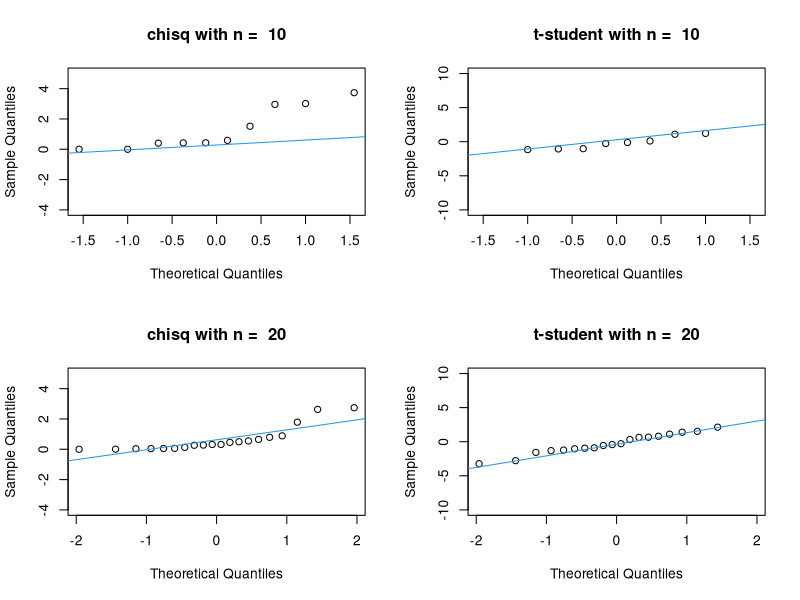
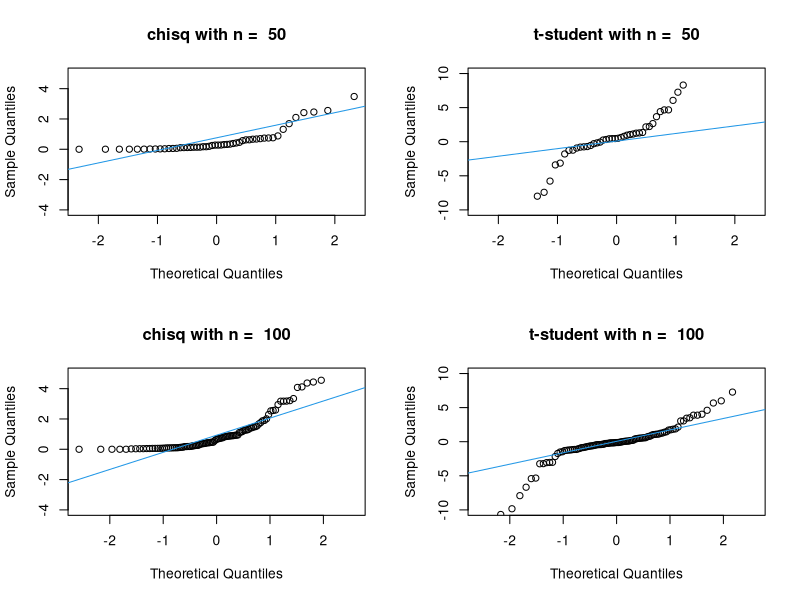
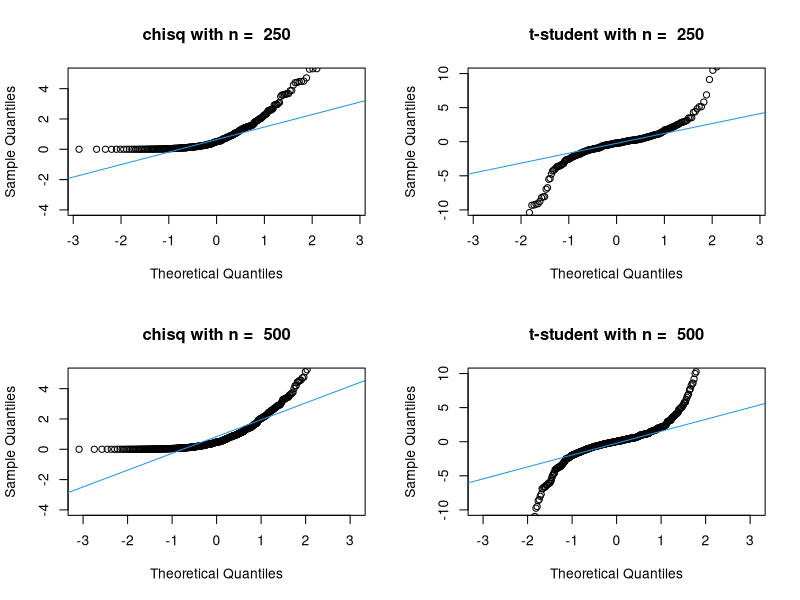
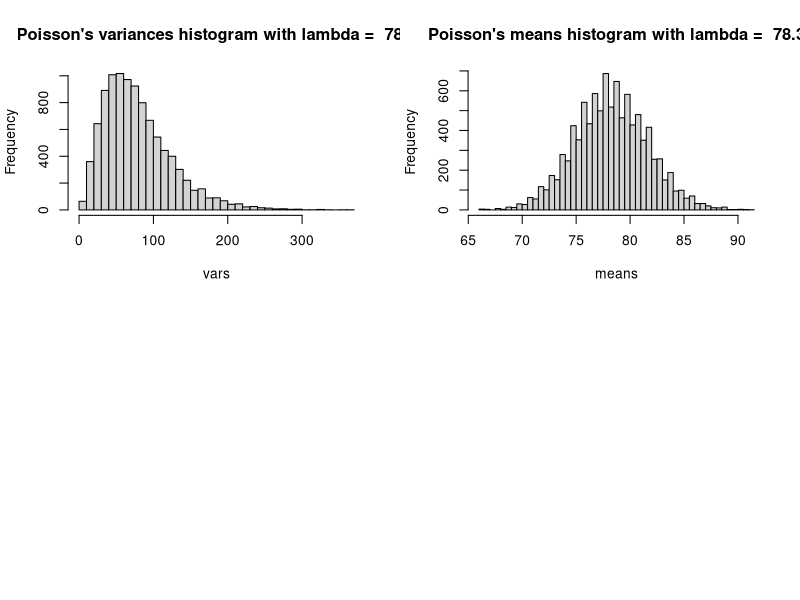
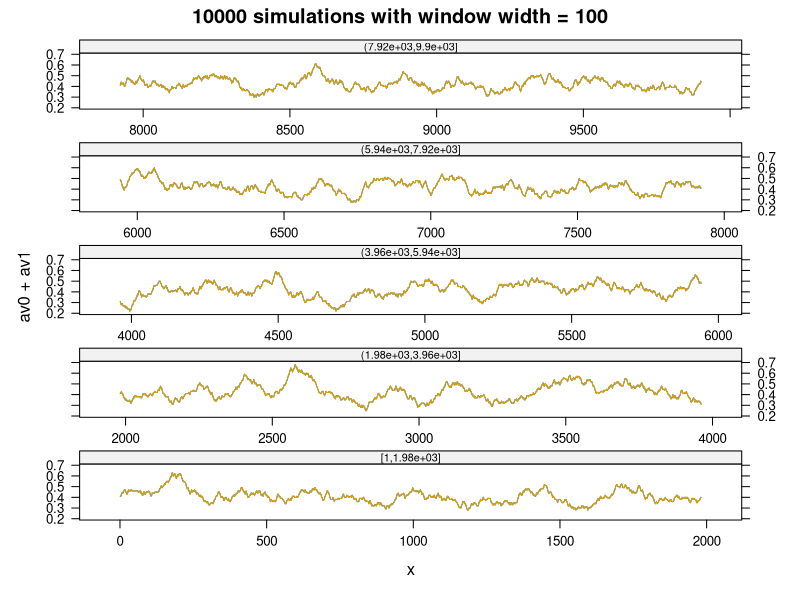
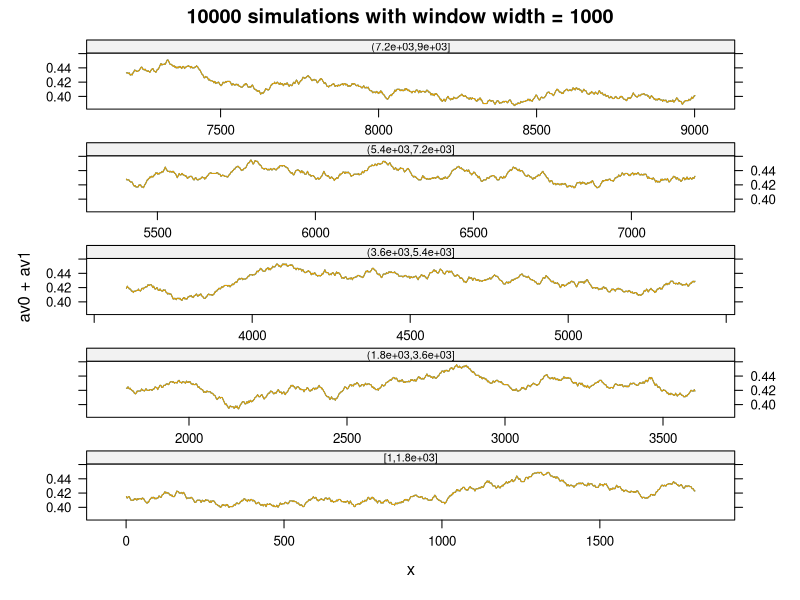
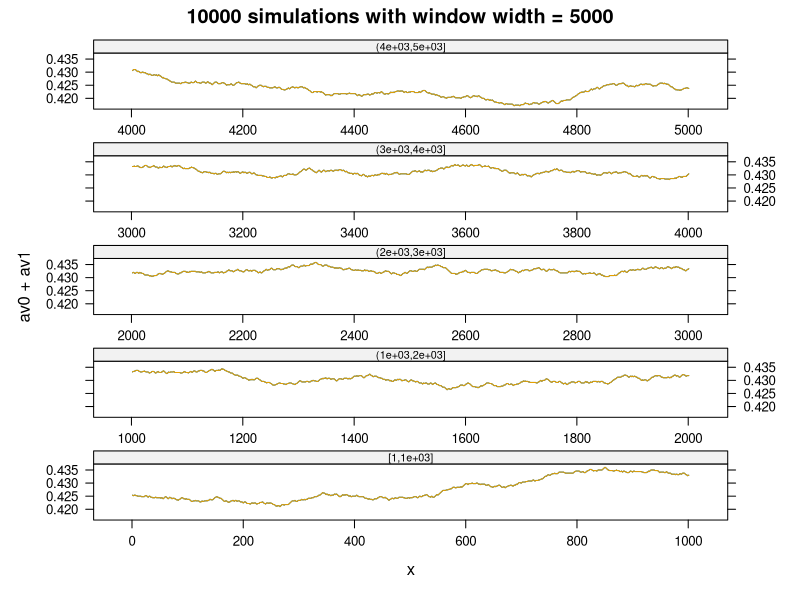
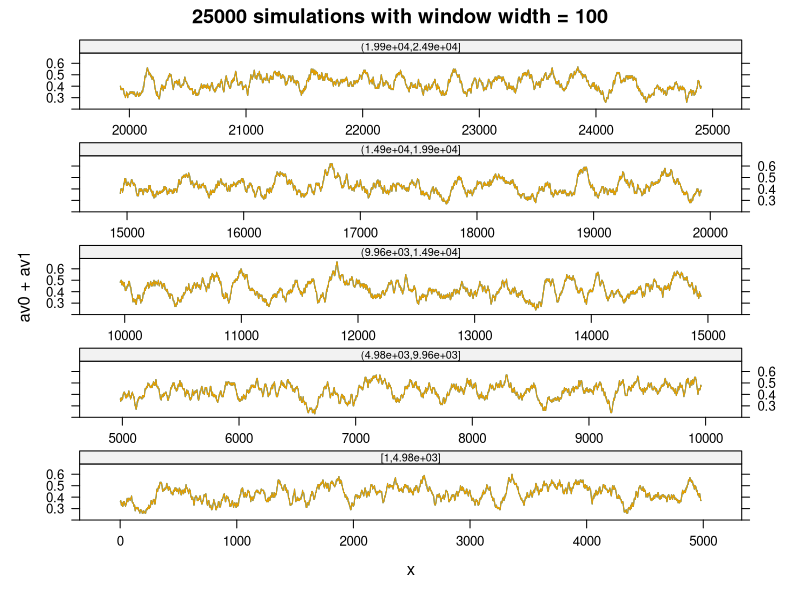

The R source for these figures, in order:
## ---- chunk 1
knitr::opts_chunk$set(echo = TRUE)
set.seed(42)
require(RColorBrewer); require(purrr); require(dplyr); 
library(zoo); library(lattice);library(gridExtra); library(grid)
require(ggplot2)
## ---- chunk 2
par(mfrow=c(2,2))
for (n in c(10, 20, 50, 100, 250, 500)) {
  qqnorm(rchisq(n,1), ylim= c(-4,5),main = paste("chisq with n = ", n))
  qqline(rchisq(n,1), col=4)
  qqnorm(rt(n,1), ylim= c(-10,10), main = paste("t-student with n = ", n))
  qqline(rt(n,1), col=4)
}
## ---- chunk 3
x <- rpois(7, 78.3)
mean(x); var(x)
## ---- chunk 4
y <- c(87, 53, 72, 90, 78, 85, 83)
c(mean=mean(y), var=var(y))

R <- 10000
n <- 7
lambda <- 78.3

y <- matrix(rpois(n*R, lambda), R, n)
means <- apply(y, 1, mean)
vars <- apply(y, 1, var)

hist(vars, breaks=50, main = paste("Poisson's variances histogram with lambda = ", lambda))
hist(means, breaks=50, main = paste("Poisson's means histogram with lambda = ", lambda))
## ---- chunk 5
Markov <- function (N=100, initial.value=1, P){
  X <- numeric(N)
  X[1] <- initial.value + 1  # States 0:5; subscripts 1:6
  n <- nrow(P)
  for (i in 2:N){
    X[i] <- sample(1:n, size=1, prob=P[X[i-1], ])
  }
  X-1
}

Pb <- matrix(nrow = 3, ncol = 3, byrow = TRUE, data = c(.6,.2,.2,.2,.4,.4,.4,.3,.3),
             dimnames = list(c("Sun", "Cloud", "Rain"), c("Sun", "Cloud", "Rain")))
chain <- factor(Markov(1000, 0, Pb), labels = c("Sun", "Cloud", "Rain"))
table(chain)/length(chain)
## ---- chunk 6
chain <- factor(Markov(10000, 0, Pb), labels = c("Sun", "Cloud", "Rain"))
table(chain)/length(chain)
## ---- chunk 7
plotmarkov <- function(n=10000, start=0, window=100, transition=Pb, npanels=5, title){
  xc2 <- Markov(n, start, transition)
  mav0 <- rollmean(as.integer(xc2==0), window)
  mav1 <- rollmean(as.integer(xc2==0), window)
  npanel <- cut(1:length(mav0), breaks=seq(from=1, to=length(mav0),
                length=npanels+1), include.lowest=TRUE)
  df <- data.frame(av0=mav0, av1=mav1, x=1:length(mav0), gp=npanel)
  print(xyplot(av0+av1 ~ x | gp, data=df, layout=c(1,npanels),
        type="l", par.strip.text=list(cex=0.65),
        scales=list(x=list(relation="free")),main = title))
}

for(n in c(10000,25000,50000))
  for(ww in c(100,1000,5000)) 
    plotmarkov(n = n, window = ww, title = paste0(n," simulations with window width = ",ww))
## ---- chunk 8
y1 <- rnorm(51)
y <- y1[-1] + y1[-51]
acf(y1)     # acf is  ‘autocorrelation function’# (see Chapter 9)
acf(y)
## ---- chunk 9
par(mfrow=c(1,2))
for(i in seq(1:5)){
  y1 <- rnorm(51)
  acf(y1)
  y <- y1[-1] + y1[-51]
  acf(y)
}
## ---- chunk 10
rnd_dep <- function(n = 51) {
  y1 <- rnorm(n)
  y <- y1[-1] + y1[-n]
}

av <- numeric(25)
v <- numeric(25)

for (i in 1:25) {
  y <- rnd_dep()
  av[i] <- mean(y)
  v[i] <- var(y)
}

var(av)
